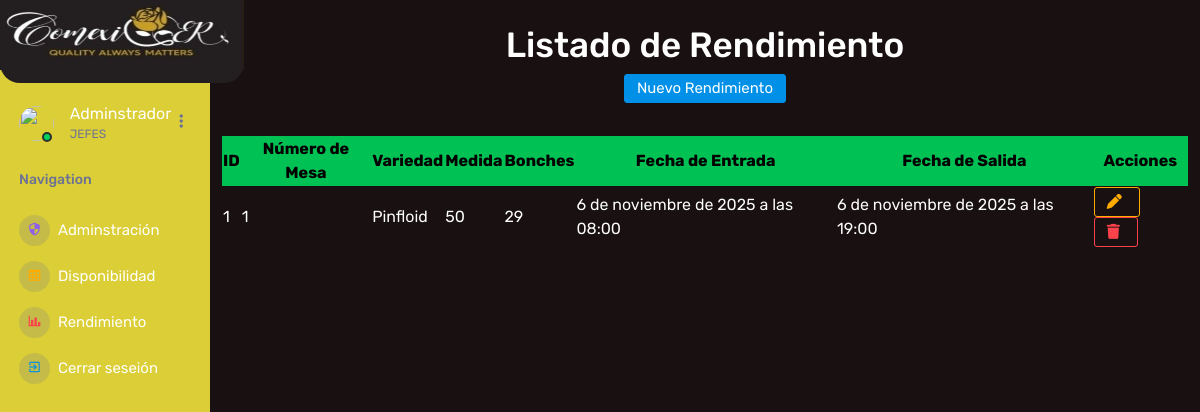
Page /rendimiento on the committed database.
### Aplicaciones/Rendimiento/models.py (models this page shows)
class Rendimiento(models.Model):
    numero_mesa = models.PositiveIntegerField(verbose_name="Número de mesa")
    variedad = models.CharField(max_length=100)
    medida = models.CharField(max_length=50)
    bonches = models.PositiveIntegerField()
    fecha_entrada = models.DateTimeField(default=timezone.now)
    fecha_salida = models.DateTimeField(null=True, blank=True)

### Aplicaciones/Rendimiento/views.py (the view)
# urls.py: path('rendimiento', views.inicio, name='rendimiento'),
def inicio(request):
    listadoRendimiento=Rendimiento.objects.all()
    return render(request, 'rendimiento.html',{'rendimiento':listadoRendimiento})

### Aplicaciones/Rendimiento/templates/rendimiento.html (shortened to what this page needs)
{% extends 'plantilla.html' %}
{% load static %}
{% block body %}
<br>
<main class="container py-4">
    <h1 class="text-center">Listado de Rendimiento</h1>
    <div class="text-center">
        <a href="{% url 'nuevo_rendimiento' %}" class="btn btn-primary">
            Nuevo Rendimiento
        </a>
    </div>
    <hr>
    <table id="table_rendimiento">
        <thead>
            <tr class="table-success text-center" class="table table-bordered table-striped table-hover">
                <th>ID</th>
                <th>Número de Mesa</th>
                <th>Variedad</th>
                <th>Medida</th>
                <th>Bonches</th>
                <th>Fecha de Entrada</th>
                <th>Fecha de Salida</th>
                <th>Acciones</th>
            </tr>
        </thead>
        <tbody>
            {% for r in rendimiento %}
            <tr>
                <td>{{ r.id }}</td>
                <td>{{ r.numero_mesa }}</td>
                <td>{{ r.variedad }}</td>
                <td>{{ r.medida }}</td>
                <td>{{ r.bonches }}</td>
                <td>{{ r.fecha_entrada }}</td>
                <td>{{ r.fecha_salida|default:"-" }}</td>
                <td>
                    <button class="btn btn-outline-warning" data-bs-toggle="modal" data-bs-target="#modalEditar{{ r.id }}">
                        <i class="fa fa-pen"></i>
                    </button>
                    <a href="{% url 'eliminar_rendimiento' r.id %}" class="btn btn-outline-danger"
                    onclick="return confirm('¿Seguro que deseas eliminar este rendimiento?')">
                        <i class="fa fa-trash"></i>
                    </a>
                </td>
            </tr>
            {% empty %}
            <tr>
                <td colspan="8" class="text-center">No hay registros de rendimiento.</td>
            </tr>
            {% endfor %}
        </tbody>
    </table>
</main>
<br><br>
{% endblock %}

### rows in the picture
Rendimiento: id "1", numero_mesa "1", variedad "Pinfloid", medida "50", bonches "29", fecha_entrada "6 de noviembre de 2025 a las 08:00", fecha_salida "6 de noviembre de 2025 a las 19:00"
